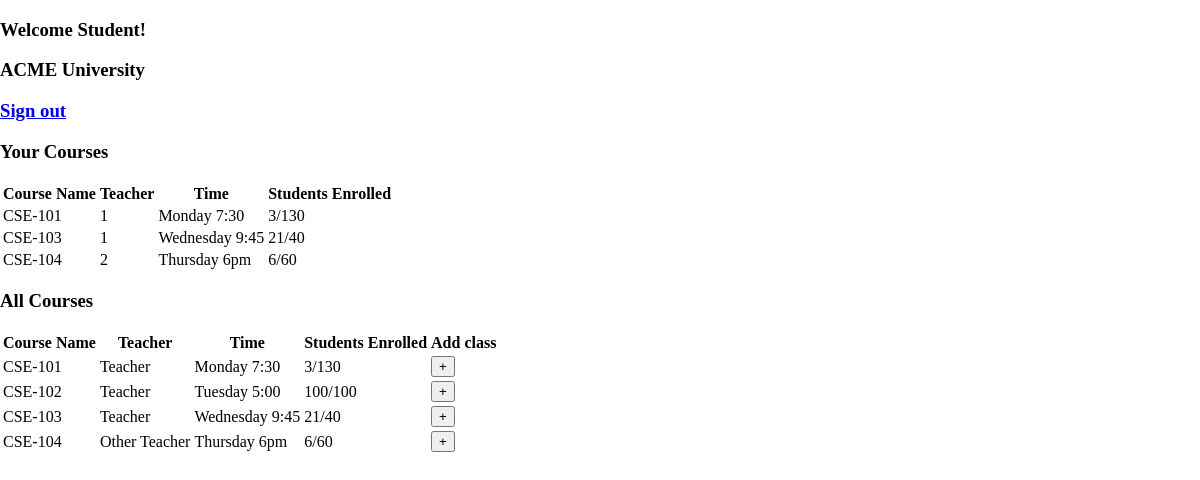
Page /loggedinStudent (signed in) on the earlier database version.
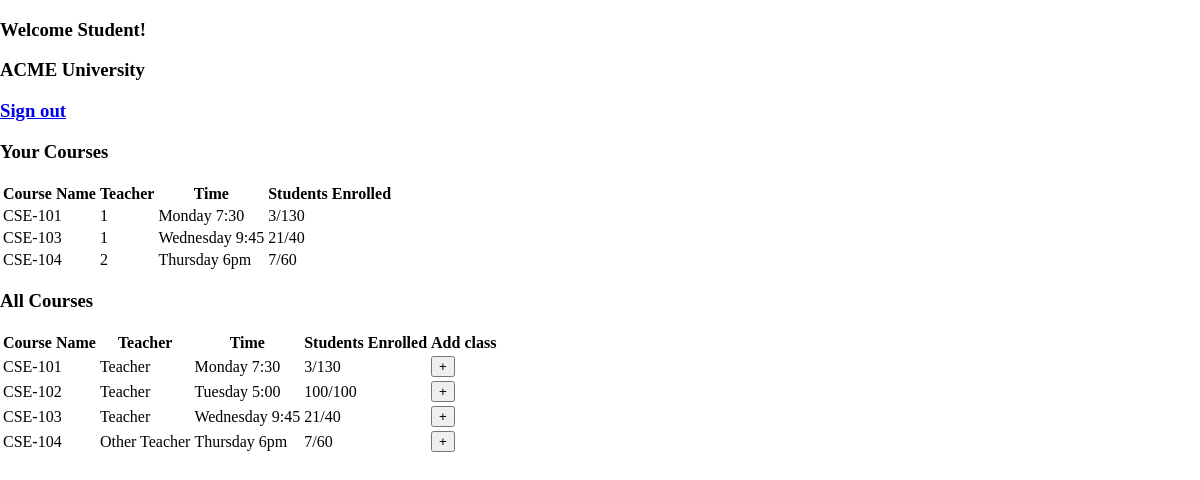
Same page on the later database version.
### app.py (models this page shows)
class Student(db.Model):
  id = db.Column(db.Integer, primary_key=True)
  name = db.Column(db.String, nullable=False)
  username = db.Column(db.String, unique=True)
  courses = db.relationship('Enrollment', backref='Student')
  authentication = db.relationship('User', backref='Student')

class Course(db.Model):
  id = db.Column(db.Integer, primary_key=True)
  name = db.Column(db.String, unique=True, nullable=False)
  teacher = db.Column(db.Integer, db.ForeignKey('teacher.id'), nullable=False)
  time = db.Column(db.String, nullable=False)
  maxEnrolled = db.Column(db.Integer, nullable = False)
  numEnrolled = db.Column(db.Integer)
  students = db.relationship('Enrollment', backref='Course')

class Teacher(db.Model):
  id = db.Column(db.Integer, primary_key=True)
  name = db.Column(db.String, nullable=False)
  username = db.Column(db.String, unique=True)
  courses = db.relationship('Course', backref='Teacher')
  authentication = db.relationship('User', backref='Teacher')

### app.py (the view)
@app.route('/loggedinStudent')
@login_required
def loggedinStudent():
  if current_user.studentId is None:
    return redirect(url_for('index'))
  classes = Course.query.all()
  currentStudent = Student.query.filter_by(id = current_user.Student.id).first()
  enrollments = Enrollment.query.filter_by(studentId = currentStudent.id)
  courses = []
  for item in enrollments:
    courses.append(item.Course)
  return render_template('student_page.html', classes=classes, courses=courses)

### app.py (called while the page is built)
@login_manager.user_loader
def load_user(user_id):
  return User.query.get(int(user_id))

### templates/student_page.html (shortened to what this page needs)
<!DOCTYPE html>
<html lang="en">
<head>
    <link rel="stylesheet" href="{{ url_for('static', filename='student.css') }}">
</head>
<body>
    <div>
        <div class="welcome">
            <h3>Welcome {{current_user.Student.name}}!</h3>
        </div>
        <div class="title">
            <h3>ACME University</h3>
        </div>
        <div class="logout">
            <h3><a href="{{ url_for('logout')}}">Sign out</a></h3>
        </div>
    </div>
    <div id="your_courses" class="course_content">
        <h3>Your Courses</h3>
        <table class="table">
            <thead>
                <tr>
                    <th scope="col">Course Name</th>
                    <th scope="col">Teacher</th>
                    <th scope="col">Time</th>
                    <th scope="col">Students Enrolled</th>
                </tr>
            </thead>
            {% for i in courses %}
            <tbody>
                <tr>
                    <td>{{i.name}}</td>
                    <td>{{i.teacher}}</td>
                    <td>{{i.time}}</td>
                    <td>{{i.numEnrolled}}/{{i.maxEnrolled}}</td>
                </tr>
                {% endfor%}
            </tbody>
        </table>
    </div>
    <div id="add_courses" class="addcourse_content">
        <h3>All Courses</h3>
        <table class="table">
            <thead>
                <tr>
                    <th scope="col">Course Name</th>
                    <th scope="col">Teacher</th>
                    <th scope="col">Time</th>
                    <th scope="col">Students Enrolled</th>
                    <th scope="col">Add class</th>
                </tr>
            </thead>
            {% for i in classes %}
            <tbody>
                <tr>
                    <td>{{i.name}}</a></td>
                    <td>{{i.Teacher.name}}</td>
                    <td>{{i.time}}</td>
                    <td>{{i.numEnrolled}}/{{i.maxEnrolled}}</td>
                    <td><a href="{{url_for('addClass', classId=i.id)}}"><button>+</button></a></td>
                </tr>
                {% endfor%}
            </tbody>
        </table>
    </div>
</body>
</html>

### static/student.css (style rules this page uses)
body { padding:0; margin:0; }

Differences in the rows shown:
changed Course "CSE-104": numEnrolled "6" → "7"
